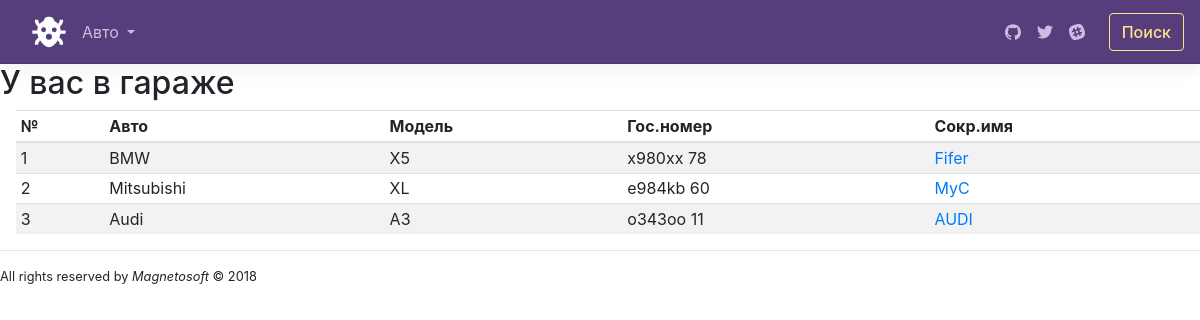
/list_cars.php, run on the app's committed database.
### tables this page shows
CREATE TABLE `cars` (
  `id` int(11) NOT NULL,
  `vin` varchar(17) NOT NULL,
  `nick` varchar(8) NOT NULL,
  `plate` varchar(9) NOT NULL,
  `region` int(3) NOT NULL,
  `model_id` int(11) NOT NULL,
  `bookedOn` timestamp NOT NULL DEFAULT CURRENT_TIMESTAMP,
  `isValid` tinyint(1) NOT NULL
);

CREATE TABLE `brands` (
  `id` int(11) NOT NULL,
  `name` varchar(24) NOT NULL
);

CREATE TABLE `models` (
  `id` int(11) NOT NULL,
  `brand_id` int(11) NOT NULL,
  `name` varchar(24) NOT NULL
);

### list_cars.php (the view, shortened to what this page needs)
<?php
require_once 'login_auto.php';
include ("header.php");
	$db_server = mysqli_connect($db_hostname, $db_username,$db_password);
		$db_server->set_charset("utf8");
		mysqli_select_db($db_server,$db_database)or die(mysqli_error($db_server));
$content="";
			$check_in_mysql="SELECT cars.id,cars.vin,cars.nick,cars.plate,cars.region,
								brands.name,models.name
							FROM cars
							LEFT JOIN models ON cars.model_id=models.id
							LEFT JOIN brands ON models.brand_id=brands.id
							WHERE 1
							ORDER by cars.id ";
					$answsqlcheck=mysqli_query($db_server,$check_in_mysql);
		$content.= '<h2>У вас в гараже</h2>';
		$content.= '<div class="">';
		$content.= '<table class="table table-striped table-hover table-sm ml-3 mr-1 mt-1">';
		$content.= '<thead>';
		$content.= '<tr><th>№</th><th>Авто</th><th>Модель</th><th>Гос.номер</th><th>Сокр.имя</th>
					</tr>';
		$content.= '<tbody>';
		$counter=1;
		while( $row = mysqli_fetch_row( $answsqlcheck ))
		{
				$rec_id=$row[0];
				$nick=$row[2];
				$plate=$row[3];
				$reg=$row[4];
				$brand=$row[5];
				$model=$row[6];
				$content.= '<tr><td>'.$counter.'</td><td>'.$brand.' </td><td>'.$model.'</td><td>'.$plate.' '.$reg.'</td><td><a href="main.php?command=show&id='.$rec_id.'">'.$nick.'</a></td></tr>';
			$counter+=1;
		}
		$content.= '</tbody>';
		$content.= '</table>';
		$content.= '</div>';
	Show_page($content);
?>

### header.php (shortened to what this page needs)
	<html lang="ru">
		<head>
			<link rel="stylesheet" type="text/css" href="/auto/css/style.css" />
			<link href="/auto/css/bootstrap.min.css" rel="stylesheet">
			<link rel="stylesheet" href="bootstrap-datepicker3.css">
    <link href="/auto/css/docs.min.css" rel="stylesheet" />
<?php
	include_once 'functions.php';
	if (isset($_SESSION['user']))
	{
		$user = $_SESSION['user'];
		$loggedin = TRUE;
		$status = $_SESSION['status'];
		$userstr = " ($user)";
	}
	else $loggedin = TRUE;
	echo "<title>My CAR project</title>".
	"</head><body>";
	$status=0;
	if ($loggedin)
	{
		if($status==0)
		{
			echo ' <header class="navbar navbar-expand-lg navbar-light flex-column flex-md-row bd-navbar" >
						<a class="navbar-brand ml-3 mr-0 mr-md-2" href="/auto/" aria-label="Users">
						</a>
						<div class="navbar-nav-scroll">
							<ul class="navbar-nav bd-navbar-nav flex-row">
								<li class="nav-item dropdown">
									<a class="nav-item nav-link dropdown-toggle mr-md-2" href="#" id="cars" data-toggle="dropdown" aria-haspopup="true" aria-expanded="true">
										Авто
									</a>
								</li>
							</ul>
						</div>
					<ul class="navbar-nav flex-row ml-md-auto d-none d-md-flex">
    <li class="nav-item">
      <a class="nav-link p-2" href="" target="_blank" rel="nofollow noopener" aria-label="Киса" title="Kitten">
      </a>
    </li>
    <li class="nav-item">
      <a class="nav-link p-2" href="" target="_blank" rel="nofollow noopener" aria-label="Bird" title="Birdy">
      </a>
    </li>
    <li class="nav-item">
      <a class="nav-link p-2" href="" target="_blank" rel="nofollow noopener" aria-label="Data" title="Data">
      </a>
    </li>
  </ul>
  <a class="btn btn-bd-download d-none d-lg-inline-block mb-3 mb-md-0 ml-md-3" href="http://localhost:8082//auto/search_daily.php">Поиск</a>
</header>';
	}
}
?>

### functions.php (shortened to what this page needs)
<?php
function Show_page($contents)
	{
		?>
		<!DOCTYPE HTML>
			<html>
				<body>
					<?php
							echo $contents;
					?>
				</body>
				<footer><hr><small> All rights reserved by <i>Magnetosoft</i> &#169  2018</small> </footer>
			</html>
<?php
	}
?>

### css/style.css (style rules this page uses)
body { background-color: lightblue; }
.dropdown { position: relative; display: inline-block; }

### data on the page
cars: brands.name "BMW", model.name "X5", plate "x980xx", region "78", nick "Fifer"
cars: brands.name "Mitsubishi", model.name "XL", plate "e984kb", region "60", nick "MyC"
cars: brands.name "Audi", model.name "A3", plate "o343oo", region "11", nick "AUDI"
